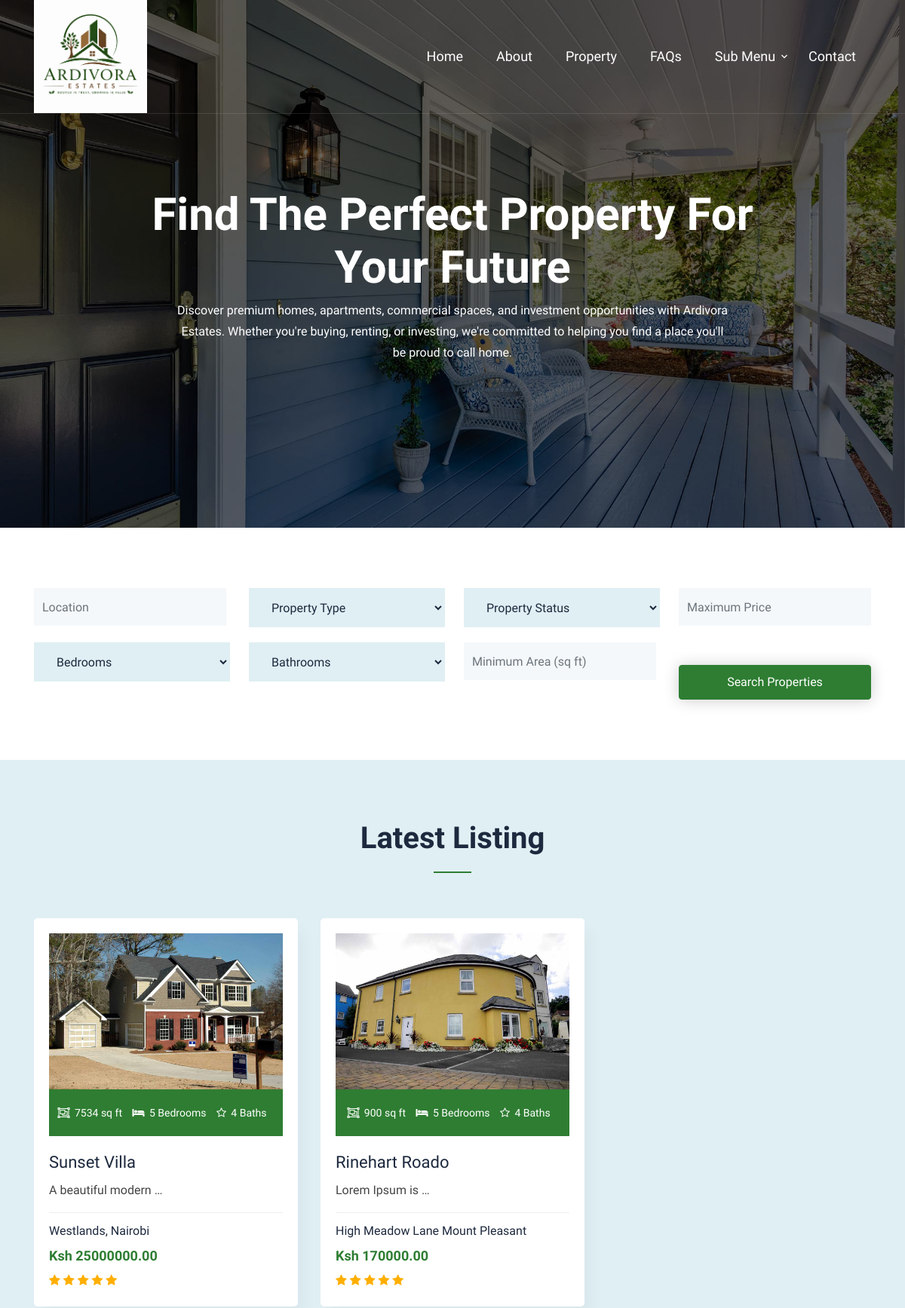
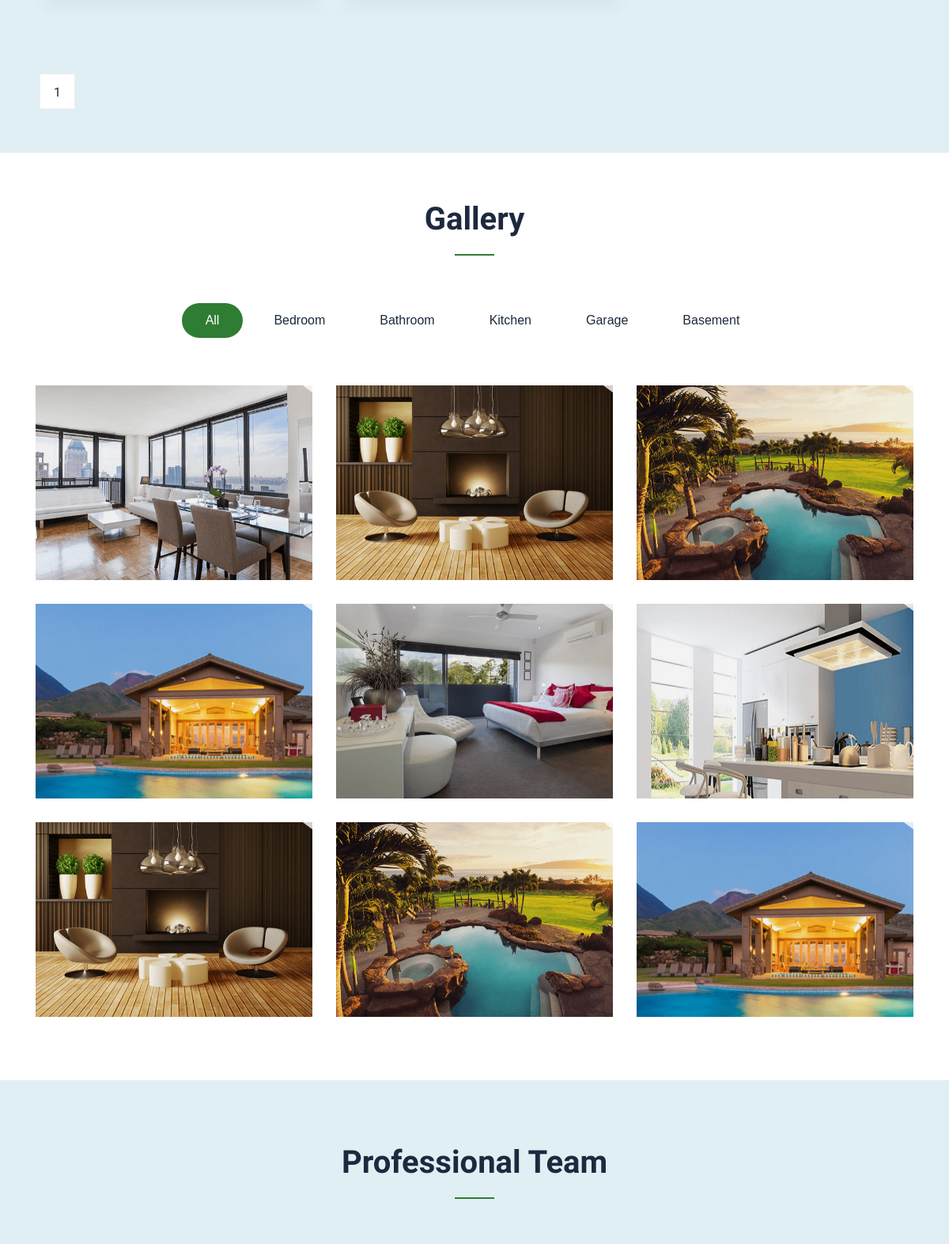
The page / (upper part) on the database its author committed (2 pictures, top to bottom).
### stellaapp/models.py (models this page shows, shortened)
class Property(models.Model):
    title = models.CharField(max_length=200)
    description = models.TextField()
    location = models.CharField(max_length=255)
    price = models.DecimalField(max_digits=12, decimal_places=2)
    area = models.PositiveIntegerField(help_text="Area in square feet")
    bedrooms = models.PositiveIntegerField()
    bathrooms = models.PositiveIntegerField()
    image = models.ImageField(upload_to='properties/')
    created_at = models.DateTimeField(auto_now_add=True)

### stellaapp/views.py (the view)
# urls.py: 2. Add a URL to urlpatterns:  path('', views.home, name='home')
def home(request):
    properties = Property.objects.all().order_by('-id')
    paginator = Paginator(properties, 9)  # 9 properties per page
    page_number = request.GET.get('page')
    page_obj = paginator.get_page(page_number)
    return render(request, 'index_video.html', {
        'page_obj': page_obj
    })

### templates/index_video.html (shortened to what this page needs)
{% extends 'base.html' %}
{% load static %}
{% block content %}
	<section id="home" class="home_bg"
    style="background-image: url('{% static "assets/img/bg/youtube-bg.jpg" %}');
           background-size: cover;
           background-position: center center;">
		<div class="container">
			<div class="row">
				<div class="col-lg-10 offset-lg-1 col-sm-12 col-xs-12 text-center">
					<div class="hero-text">
						<h2>Find the Perfect Property for Your Future</h2>
						<p>
							Discover premium homes, apartments, commercial spaces, and investment
							opportunities with Ardivora Estates. Whether you're buying, renting,
							or investing, we're committed to helping you find a place you'll be
							proud to call home.
						</p>
					</div>
				</div>
			</div>
		</div>
	</section>
	<form method="GET" action="{% url 'property_search' %}">
    <div class="search_bar section-padding">
        <div class="container">
            <div class="row">
                <div class="col-lg-3 col-sm-6">
                    <div class="single_search">
                        <input type="text"
                               name="location"
                               class="form-control"
                               placeholder="Location">
                    </div>
                </div>
                <div class="col-lg-3 col-sm-6">
                    <div class="single_search">
                        <select name="property_type" class="form-control">
                            <option value="">Property Type</option>
                        </select>
                    </div>
                </div>
                <div class="col-lg-3 col-sm-6">
                    <div class="single_search">
                        <select name="status" class="form-control">
                            <option value="">Property Status</option>
                        </select>
                    </div>
                </div>
                <div class="col-lg-3 col-sm-6">
                    <div class="single_search">
                        <input type="number"
                               name="max_price"
                               class="form-control"
                               placeholder="Maximum Price">
                    </div>
                </div>
                <div class="col-lg-3 col-sm-6">
                    <div class="single_search">
                        <select name="bedrooms" class="form-control">
                            <option value="">Bedrooms</option>
                        </select>
                    </div>
                </div>
                <div class="col-lg-3 col-sm-6">
                    <div class="single_search">
                        <select name="bathrooms" class="form-control">
                            <option value="">Bathrooms</option>
                        </select>
                    </div>
                </div>
                <div class="col-lg-3 col-sm-6">
                    <div class="single_search">
                        <input type="number"
                               name="min_area"
                               class="form-control"
                               placeholder="Minimum Area (sq ft)">
                    </div>
                </div>
                <div class="col-lg-3 col-sm-6">
                    <div class="search_btn">
                        <button type="submit"
                                class="btn btn-serach-bg btn-block">
                            Search Properties
                        </button>
                    </div>
                </div>
            </div>
        </div>
    </div>
</form>
	<section class="template_property">
		<div class="container">
			<div class="section-title text-center wow zoomIn">
				<h2>Latest listing</h2>
				<div></div>
			</div>
			<div class="row">
		{% for property in page_obj  %}
		<div class="col-md-4 col-sm-12 col-xs-12">
			<div class="single_property">
				{% if property.image %}
					<img src="{{ property.image.url }}" class="img-fluid" alt="{{ property.title }}">
				{% else %}
					<img src="{% static 'assets/img/property/1.jpg' %}" class="img-fluid" alt="No Image">
				{% endif %}
				<div class="single_property_description text-center">
					<span>
						<i class="fa fa-object-group"></i>
						{{ property.area }} sq ft
					</span>
					<span>
						<i class="fa fa-bed"></i>
						{{ property.bedrooms }} Bedrooms
					</span>
					<span>
						<i class="fa fa-star-o"></i>
						{{ property.bathrooms }} Baths
					</span>
				</div>
				<div class="single_property_content">
					<h4>
						<a href="{% url 'property_details' property.id %}">{{ property.title }} </a>
					</h4>
					<p>{{ property.description|truncatewords:3 }}</p>
				</div>
				<div class="single_property_price">
					{{ property.location }}
					<span>Ksh {{ property.price }}</span>
					<i class="fa fa-star"></i>
					<i class="fa fa-star"></i>
					<i class="fa fa-star"></i>
					<i class="fa fa-star"></i>
					<i class="fa fa-star"></i>
				</div>
			</div>
		</div>
		{% empty %}
		<div class="col-12 text-center">
			<p>No properties available.</p>
		</div>
		{% endfor %}
	</div>
			<div id="pagination">
				<nav>
					<ul class="pagination blog_pagination">
						{% for num in page_obj.paginator.page_range %}
							{% if num >= page_obj.number|add:'-2' and num <= page_obj.number|add:'2' %}
								{% if page_obj.number == num %}
									<li class="active">
										<a href="?page={{ num }}">{{ num }}</a>
									</li>
								{% else %}
									<li>
										<a href="?page={{ num }}">{{ num }}</a>
									</li>
								{% endif %}
							{% endif %}
						{% endfor %}
					</ul>
				</nav>
			</div>
		</div>
	</section>
	<section id="gallery" class="works_area">
		<div class="container">
			<div class="section-title text-center wow zoomIn">
				<h2>Gallery</h2>
				<div></div>
			</div>
			<div class="col-lg-12 text-center">
				<ul class="portfolio-filters">
					<li class="filter active" data-filter="all">all</li>
					<li class="filter" data-filter="bedroom">Bedroom</li>
					<li class="filter" data-filter="bathroom">Bathroom</li>
					<li class="filter" data-filter="kitchen">kitchen</li>
					<li class="filter" data-filter="garage">Garage</li>
					<li class="filter" data-filter="basement">Basement</li>
				</ul>
			</div>
			<div class="row portfolio-items-list">
				<div class="col-lg-4 col-sm-4 col-xs-12 mix bathroom kitchen garage">
					<div class="grid">
						<figure class="effect-apollo">
							<img src="{% static 'assets/img/portfolio/1.jpg' %}" class="img-fluid" alt="" />
							<figcaption>
							</figcaption>
						</figure>
					</div>
				</div>
				<div class="col-lg-4 col-sm-4 col-xs-12 mix bedroom garage">
					<div class="grid">
						<figure class="effect-apollo">
							<img src="{% static 'assets/img/portfolio/2.jpg' %}" class="img-fluid" alt="" />
							<figcaption>
							</figcaption>
						</figure>
					</div>
				</div>
				<div class="col-lg-4 col-sm-4 col-xs-12 mix bathroom">
					<div class="grid">
						<figure class="effect-apollo">
							<img src="{% static 'assets/img/portfolio/3.jpg' %}" class="img-fluid" alt="" />
							<figcaption>
							</figcaption>
						</figure>
					</div>
				</div>
				<div class="col-lg-4 col-sm-4 col-xs-12 mix garage kitchen">
					<div class="grid">
						<figure class="effect-apollo">
							<img src="{% static 'assets/img/portfolio/4.jpg' %}" class="img-fluid" alt="" />
							<figcaption>
							</figcaption>
						</figure>
					</div>
				</div>
				<div class="col-lg-4 col-sm-4 col-xs-12 mix bedroom">
					<div class="grid">
						<figure class="effect-apollo">
							<img src="{% static 'assets/img/portfolio/5.jpg' %}" class="img-fluid" alt="" />
							<figcaption>
							</figcaption>
						</figure>
					</div>
				</div>
				<div class="col-lg-4 col-sm-4 col-xs-12 mix bathroom kitchen">
					<div class="grid">
						<figure class="effect-apollo">
							<img src="{% static 'assets/img/portfolio/6.jpg' %}" class="img-fluid" alt="" />
							<figcaption>
							</figcaption>
						</figure>
					</div>
				</div>
				<div class="col-lg-4 col-sm-4 col-xs-12 mix basement garage">
					<div class="grid">
						<figure class="effect-apollo">
							<img src="{% static 'assets/img/portfolio/7.jpg' %}" class="img-fluid" alt="" />
							<figcaption>
							</figcaption>
						</figure>
					</div>
				</div>
				<div class="col-lg-4 col-sm-4 col-xs-12 mix bedroom basement">
					<div class="grid">
						<figure class="effect-apollo">
							<img src="{% static 'assets/img/portfolio/8.jpg' %}" class="img-fluid" alt="" />
							<figcaption>
							</figcaption>
						</figure>
					</div>
				</div>
				<div class="col-lg-4 col-sm-4 col-xs-12 mix bedroom basement">
					<div class="grid">
						<figure class="effect-apollo">
							<img src="{% static 'assets/img/portfolio/9.jpg' %}" class="img-fluid" alt="" />
							<figcaption>
							</figcaption>
						</figure>
					</div>
				</div>
			</div>
		</div>
	</section>
	<section id="team" class="our_team section-padding">
		<div class="container">
			<div class="section-title text-center wow zoomIn">
				<h2>Professional team</h2>
				<div></div>
			</div>
		</div>
	</section>
	{% endblock %}

### rows shown on the page
Property: image (picture), area "7534", bedrooms "5", bathrooms "4", title "Sunset Villa", description "A beautiful modern …", location "Westlands, Nairobi", price "25000000.00"
Property: image (picture), area "900", bedrooms "5", bathrooms "4", title "Rinehart Roado", description "Lorem Ipsum is …", location "High Meadow Lane Mount Pleasant", price "170000.00"

### other values the page prints
{{ num }} "1"
